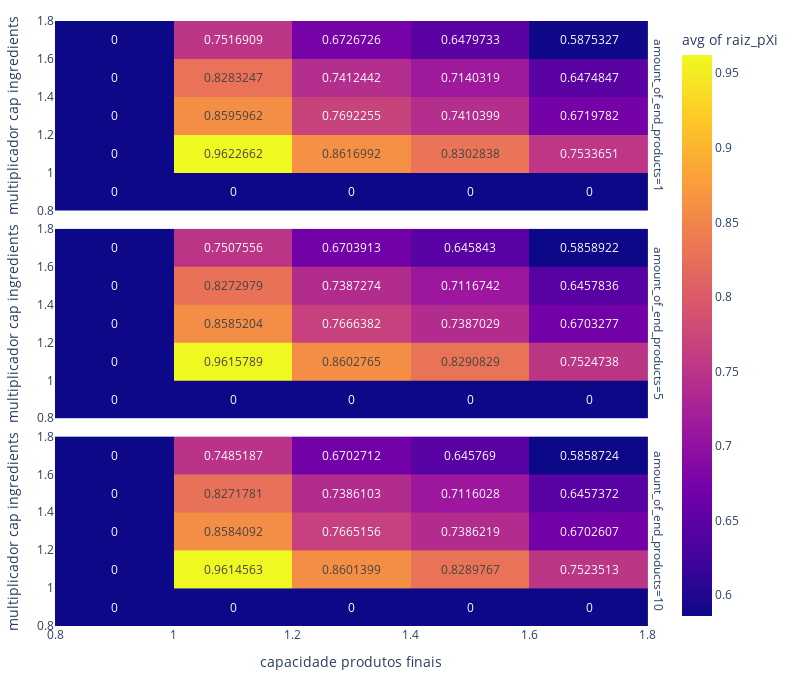

The notebook cell saved with this chart:
### Code cell
dfaux["raiz_pXi"] = (dfaux["end_product_uc"]*dfaux["ingredients_uc"])**(0.5)
fig = px.density_heatmap(
    dfaux,
    x="capacidade produtos finais",
    y="multiplicador cap ingredients",
    z="raiz_pXi",
    text_auto=True,
    #marginal_x="histogram", marginal_y="histogram",
    histfunc="avg",
    facet_row="amount_of_end_products"
)

fig.update_layout(
    margin=dict(l=20, r=20, t=20, b=20),
    width=800,
    height=680
)

fig.show()

### Figure 1 — Plotly figure (JSON) as saved in the notebook; plotly's stock layout.template omitted (floating-point values rounded to 4 significant figures)
{"data": [{"coloraxis": "coloraxis", "histfunc": "avg", "hovertemplate": "amount_of_end_products=1<br>capacidade produtos finais=%{x}<br>multiplicador cap ingredients=%{y}<br>avg of raiz_pXi=%{z}<extra></extra>", "name": "", "texttemplate": "%{z}", "type": "histogram2d", "x": [1, 1, 1, 1, 1, 1, 1, 1, 1.005, 1.005, 1.005, 1.005, 1.005, 1.005, 1.005, 1.005, 1.03, 1.03, 1.03, 1.03, 1.03, 1.03, 1.03, 1.03, 1.05, 1.05, 1.05, 1.05, 1.05, 1.05, 1.05, 1.05, 1.1, 1.1, 1.1, 1.1, 1.1, 1.1, 1.1, 1.1, 1.3, 1.3, 1.3, 1.3, 1.3, 1.3, 1.3, 1.3, 1.4, 1.4, 1.4, 1.4, 1.4, 1.4, 1.4, 1.4, 1.7, 1.7, 1.7, 1.7, 1.7, 1.7, 1.7, 1.7], "xaxis": "x3", "xbingroup": "x", "y": [1, 1.005, 1.03, 1.05, 1.1, 1.3, 1.4, 1.7, 1, 1.005, 1.03, 1.05, 1.1, 1.3, 1.4, 1.7, 1, 1.005, 1.03, 1.05, 1.1, 1.3, 1.4, 1.7, 1, 1.005, 1.03, 1.05, 1.1, 1.3, 1.4, 1.7, 1, 1.005, 1.03, 1.05, 1.1, 1.3, 1.4, 1.7, 1, 1.005, 1.03, 1.05, 1.1, 1.3, 1.4, 1.7, 1, 1.005, 1.03, 1.05, 1.1, 1.3, 1.4, 1.7, 1, 1.005, 1.03, 1.05, 1.1, 1.3, 1.4, 1.7], "yaxis": "y3", "ybingroup": "y", "z": [0.9906, 0.989, 0.977, 0.9676, 0.9454, 0.8696, 0.838, 0.7605, 0.9909, 0.9894, 0.9777, 0.9683, 0.9461, 0.8703, 0.8386, 0.761, 0.9818, 0.9815, 0.9707, 0.9614, 0.9393, 0.864, 0.8326, 0.7556, 0.9736, 0.9735, 0.9629, 0.9536, 0.9316, 0.8569, 0.8258, 0.7494, 0.9512, 0.9511, 0.9407, 0.9316, 0.9101, 0.8371, 0.8067, 0.732, 0.875, 0.8749, 0.8652, 0.8567, 0.8367, 0.7692, 0.7412, 0.6727, 0.8431, 0.843, 0.8337, 0.8254, 0.8061, 0.741, 0.714, 0.648, 0.7651, 0.765, 0.7565, 0.7489, 0.7312, 0.672, 0.6475, 0.5875]}, {"coloraxis": "coloraxis", "histfunc": "avg", "hovertemplate": "amount_of_end_products=5<br>capacidade produtos finais=%{x}<br>multiplicador cap ingredients=%{y}<br>avg of raiz_pXi=%{z}<extra></extra>", "name": "", "texttemplate": "%{z}", "type": "histogram2d", "x": [1, 1, 1, 1, 1, 1, 1, 1, 1.005, 1.005, 1.005, 1.005, 1.005, 1.005, 1.005, 1.005, 1.03, 1.03, 1.03, 1.03, 1.03, 1.03, 1.03, 1.03, 1.05, 1.05, 1.05, 1.05, 1.05, 1.05, 1.05, 1.05, 1.1, 1.1, 1.1, 1.1, 1.1, 1.1, 1.1, 1.1, 1.3, 1.3, 1.3, 1.3, 1.3, 1.3, 1.3, 1.3, 1.4, 1.4, 1.4, 1.4, 1.4, 1.4, 1.4, 1.4, 1.7, 1.7, 1.7, 1.7, 1.7, 1.7, 1.7, 1.7], "xaxis": "x2", "xbingroup": "x", "y": [1, 1.005, 1.03, 1.05, 1.1, 1.3, 1.4, 1.7, 1, 1.005, 1.03, 1.05, 1.1, 1.3, 1.4, 1.7, 1, 1.005, 1.03, 1.05, 1.1, 1.3, 1.4, 1.7, 1, 1.005, 1.03, 1.05, 1.1, 1.3, 1.4, 1.7, 1, 1.005, 1.03, 1.05, 1.1, 1.3, 1.4, 1.7, 1, 1.005, 1.03, 1.05, 1.1, 1.3, 1.4, 1.7, 1, 1.005, 1.03, 1.05, 1.1, 1.3, 1.4, 1.7, 1, 1.005, 1.03, 1.05, 1.1, 1.3, 1.4, 1.7], "yaxis": "y2", "ybingroup": "y", "z": [0.9916, 0.9899, 0.9778, 0.9684, 0.9461, 0.8703, 0.8386, 0.761, 0.9913, 0.9901, 0.978, 0.9686, 0.9463, 0.8705, 0.8388, 0.7612, 0.9814, 0.9812, 0.9698, 0.9602, 0.938, 0.8629, 0.8315, 0.7546, 0.9723, 0.9722, 0.9608, 0.9512, 0.9291, 0.8546, 0.8235, 0.7473, 0.95, 0.95, 0.9389, 0.9294, 0.9073, 0.8344, 0.804, 0.7296, 0.8741, 0.8739, 0.8638, 0.855, 0.8346, 0.7666, 0.7387, 0.6704, 0.8425, 0.8423, 0.8324, 0.824, 0.8043, 0.7387, 0.7117, 0.6458, 0.7647, 0.7646, 0.7554, 0.7477, 0.7299, 0.6703, 0.6458, 0.5859]}, {"coloraxis": "coloraxis", "histfunc": "avg", "hovertemplate": "amount_of_end_products=10<br>capacidade produtos finais=%{x}<br>multiplicador cap ingredients=%{y}<br>avg of raiz_pXi=%{z}<extra></extra>", "name": "", "texttemplate": "%{z}", "type": "histogram2d", "x": [1, 1, 1, 1, 1, 1, 1, 1, 1.005, 1.005, 1.005, 1.005, 1.005, 1.005, 1.005, 1.005, 1.03, 1.03, 1.03, 1.03, 1.03, 1.03, 1.03, 1.03, 1.05, 1.05, 1.05, 1.05, 1.05, 1.05, 1.05, 1.05, 1.1, 1.1, 1.1, 1.1, 1.1, 1.1, 1.1, 1.1, 1.3, 1.3, 1.3, 1.3, 1.3, 1.3, 1.3, 1.3, 1.4, 1.4, 1.4, 1.4, 1.4, 1.4, 1.4, 1.4, 1.7, 1.7, 1.7, 1.7, 1.7, 1.7, 1.7, 1.7], "xaxis": "x", "xbingroup": "x", "y": [1, 1.005, 1.03, 1.05, 1.1, 1.3, 1.4, 1.7, 1, 1.005, 1.03, 1.05, 1.1, 1.3, 1.4, 1.7, 1, 1.005, 1.03, 1.05, 1.1, 1.3, 1.4, 1.7, 1, 1.005, 1.03, 1.05, 1.1, 1.3, 1.4, 1.7, 1, 1.005, 1.03, 1.05, 1.1, 1.3, 1.4, 1.7, 1, 1.005, 1.03, 1.05, 1.1, 1.3, 1.4, 1.7, 1, 1.005, 1.03, 1.05, 1.1, 1.3, 1.4, 1.7, 1, 1.005, 1.03, 1.05, 1.1, 1.3, 1.4, 1.7], "yaxis": "y", "ybingroup": "y", "z": [0.9916, 0.9899, 0.9778, 0.9684, 0.9461, 0.8703, 0.8386, 0.7504, 0.9911, 0.99, 0.9779, 0.9685, 0.9462, 0.8704, 0.8387, 0.7611, 0.9812, 0.981, 0.9696, 0.96, 0.9379, 0.8627, 0.8313, 0.7544, 0.9721, 0.9721, 0.9606, 0.951, 0.9289, 0.8544, 0.8234, 0.7472, 0.9498, 0.9498, 0.9387, 0.9292, 0.9071, 0.8342, 0.8039, 0.7295, 0.8739, 0.8737, 0.8636, 0.8549, 0.8345, 0.7665, 0.7386, 0.6703, 0.8424, 0.8423, 0.8322, 0.8238, 0.8042, 0.7386, 0.7116, 0.6458, 0.7645, 0.7644, 0.7553, 0.7477, 0.7298, 0.6703, 0.6457, 0.5859]}], "layout": {"annotations": [{"font": {}, "showarrow": false, "text": "amount_of_end_products=10", "textangle": 90, "x": 0.98, "xanchor": "left", "xref": "paper", "y": 0.1567, "yanchor": "middle", "yref": "paper"}, {"font": {}, "showarrow": false, "text": "amount_of_end_products=5", "textangle": 90, "x": 0.98, "xanchor": "left", "xref": "paper", "y": 0.5, "yanchor": "middle", "yref": "paper"}, {"font": {}, "showarrow": false, "text": "amount_of_end_products=1", "textangle": 90, "x": 0.98, "xanchor": "left", "xref": "paper", "y": 0.8433, "yanchor": "middle", "yref": "paper"}], "coloraxis": {"colorbar": {"title": {"text": "avg of raiz_pXi"}}, "colorscale": [[0, "#0d0887"], [0.1111, "#46039f"], [0.2222, "#7201a8"], [0.3333, "#9c179e"], [0.4444, "#bd3786"], [0.5556, "#d8576b"], [0.6667, "#ed7953"], [0.7778, "#fb9f3a"], [0.8889, "#fdca26"], [1, "#f0f921"]]}, "height": 680, "legend": {"tracegroupgap": 0}, "margin": {"b": 20, "l": 20, "r": 20, "t": 20}, "width": 800, "xaxis": {"anchor": "y", "domain": [0, 0.98], "title": {"text": "capacidade produtos finais"}}, "xaxis2": {"anchor": "y2", "domain": [0, 0.98], "matches": "x", "showticklabels": false}, "xaxis3": {"anchor": "y3", "domain": [0, 0.98], "matches": "x", "showticklabels": false}, "yaxis": {"anchor": "x", "domain": [0, 0.3133], "title": {"text": "multiplicador cap ingredients"}}, "yaxis2": {"anchor": "x2", "domain": [0.3433, 0.6567], "matches": "y", "title": {"text": "multiplicador cap ingredients"}}, "yaxis3": {"anchor": "x3", "domain": [0.6867, 1.0], "matches": "y", "title": {"text": "multiplicador cap ingredients"}}}}
